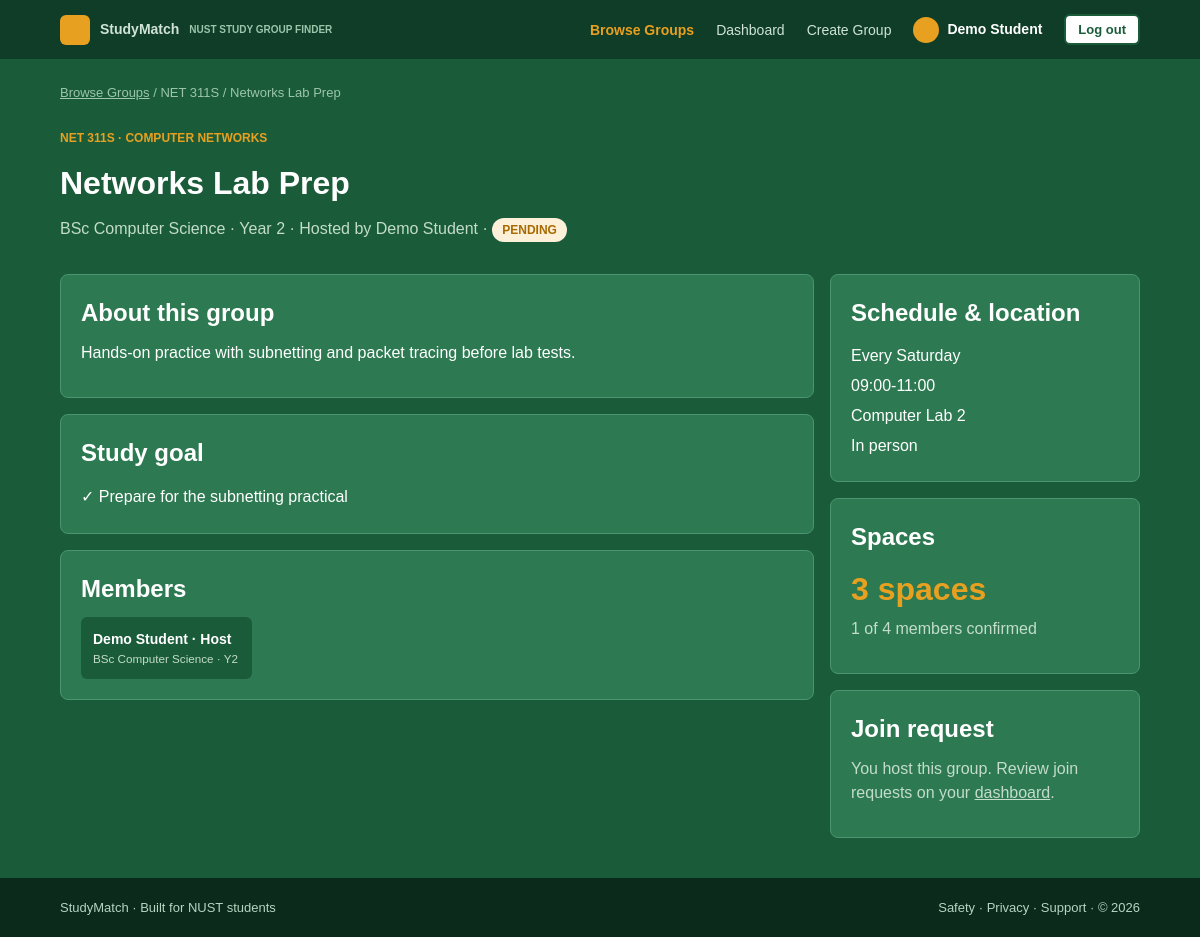
/studymatch-php/group.php?id=3 (signed in), run on the app's committed database.
### tables this page shows
CREATE TABLE users (
  id               INT AUTO_INCREMENT PRIMARY KEY,
  full_name        VARCHAR(100) NOT NULL,
  email            VARCHAR(150) NOT NULL UNIQUE,
  student_number   VARCHAR(9)   NOT NULL UNIQUE,
  password_hash    VARCHAR(255) NOT NULL,
  programme        VARCHAR(100) NOT NULL,
  year_of_study    TINYINT      NOT NULL DEFAULT 1,
  current_modules  VARCHAR(255) NOT NULL DEFAULT '',    
  availability     VARCHAR(255) NOT NULL DEFAULT '',    
  preferred_format VARCHAR(30)  NOT NULL DEFAULT 'In person and online',
  role             ENUM('student','admin') NOT NULL DEFAULT 'student',
  created_at       TIMESTAMP DEFAULT CURRENT_TIMESTAMP
);

### studymatch-php/includes/db.php (called while the page is built, shortened)
<?php
$db_host = 'localhost';
$db_user = 'root';
$db_pass = '';
$db_name = 'studymatch';
function db() {
    global $db_host, $db_user, $db_pass, $db_name;
    static $conn = null;
    if ($conn !== null) {
        return $conn;
    }
    $conn = new mysqli($db_host, $db_user, $db_pass, $db_name);
    $conn->set_charset('utf8mb4');
    return $conn;
}

### studymatch-php/includes/auth.php (called while the page is built, shortened)
<?php
function current_user() {
    return [
        'id'   => (int)$_SESSION['user_id'],
        'name' => $_SESSION['user_name'],
        'role' => $_SESSION['user_role']
    ];
}
function require_login() {
    $user = current_user();
    return $user;
}
function e($text) {
    return htmlspecialchars((string)$text, ENT_QUOTES, 'UTF-8');
}

### studymatch-php/group.php (the view, shortened to what this page needs)
<?php
require __DIR__ . '/includes/auth.php';
require __DIR__ . '/includes/db.php';
require __DIR__ . '/includes/helpers.php';
$user = require_login();
$id = (int)($_GET['id'] ?? 0);
$group = fetch_one('SELECT * FROM v_group_cards WHERE id = ?', 'i', [$id]);
$isHost = ($group['host_id'] == $user['id']);
$members = fetch_all(
    "SELECT u.id, u.full_name, u.programme, u.year_of_study
       FROM group_members gm JOIN users u ON u.id = gm.user_id
      WHERE gm.group_id = ? AND gm.status = 'approved'
      ORDER BY u.full_name",
    'i', [$id]
);
$mine = fetch_one('SELECT status FROM group_members WHERE group_id = ? AND user_id = ?', 'ii', [$id, $user['id']]);
$spaces = spaces_left($group);
require __DIR__ . '/includes/header.php';
?>
<main>
    <div class="container">
        <p class="breadcrumb"><a href="browse.php">Browse Groups</a> / <?= e($group['module_code']) ?> / <?= e($group['title']) ?></p>
        <div style="display:flex; justify-content:space-between; flex-wrap:wrap; gap:14px; margin-bottom:20px">
            <div>
                <p class="small-label"><?= e($group['module_code']) ?> · <?= e($group['module_name']) ?></p>
                <h1><?= e($group['title']) ?></h1>
                <p class="muted"><?= e($group['host_programme']) ?> · Year <?= (int)$group['host_year'] ?> · Hosted by <?= e($group['host_name']) ?>
                    <?= $group['status'] !== 'approved' ? ' · ' . status_badge($group['status']) : '' ?></p>
            </div>
        </div>
        <div class="two-column">
            <div class="stack">
                <section class="card">
                    <h2>About this group</h2>
                    <p><?= nl2br(e($group['description'])) ?></p>
                </section>
                <section class="card">
                    <h2>Study goal</h2>
                    <ul class="goal-list"><li>✓ <?= e($group['study_goal']) ?></li></ul>
                </section>
                <section class="card">
                    <h2>Members</h2>
                    <div class="members">
                        <?php foreach ($members as $m): ?>
                            <div class="member">
                                <strong><?= e($m['full_name']) ?><?= $m['id'] == $group['host_id'] ? ' · Host' : '' ?></strong>
                                <small><?= e($m['programme']) ?> · Y<?= (int)$m['year_of_study'] ?></small>
                            </div>
                        <?php endforeach; ?>
                    </div>
                </section>
            </div>
            <div class="stack">
                <section class="card">
                    <h2>Schedule &amp; location</h2>
                    <ul class="plain-list">
                        <li>Every <?= e($group['day_of_week']) ?></li>
                        <li><?= e(fmt_time($group['start_time'])) ?>-<?= e(fmt_time($group['end_time'])) ?></li>
                        <li><?= e($group['location']) ?></li>
                        <li><?= e($group['study_format']) ?></li>
                    </ul>
                </section>
                <section class="card">
                    <h2>Spaces</h2>
                    <p class="big-number"><?= $spaces ?> <?= $spaces == 1 ? 'space' : 'spaces' ?></p>
                    <p class="muted"><?= (int)$group['member_count'] ?> of <?= (int)$group['max_members'] ?> members confirmed</p>
                </section>
                <section class="card">
                    <h2>Join request</h2>
                    <?php if ($isHost): ?>
                        <p class="muted">You host this group. Review join requests on your <a href="dashboard.php">dashboard</a>.</p>
                    <?php elseif ($mine && $mine['status'] === 'approved'): ?>
                        <p class="muted">You are a member of this group.</p>
                    <?php elseif ($mine): ?>
                        <p class="muted">Your request is waiting for the host to review it.</p>
                        <span class="badge badge-pending">PENDING</span>
                    <?php elseif ($group['status'] !== 'approved'): ?>
                        <p class="muted">This group is not open for requests yet.</p>
                    <?php elseif ($spaces == 0): ?>
                        <p class="muted">This group is full.</p>
                    <?php endif; ?>
                </section>
            </div>
        </div>
    </div>
</main>
<?php require __DIR__ . '/includes/footer.php'; ?>

### studymatch-php/style.css (style rules this page uses)
:root { --dark-green: #0f3d27; --green: #1a5c3a; --light-green: #2d7a52; --pale-green: #d9eadf; --background: #eef3f0; --amber: #e8a020; --white: #ffffff; --red: #c0392b; --border: #c9ddd1; }
* { box-sizing: border-box; }
body { margin: 0; font-family: Arial, Helvetica, sans-serif; background: var(--background); color: var(--dark-green); line-height: 1.5; }
h1, h2, h3 { margin: 0 0 10px 0; }
p { margin: 0 0 12px 0; }
a { color: inherit; }
.container { width: 90%; max-width: 1100px; margin: 0 auto; }
.small-label { font-size: 12px; font-weight: bold; text-transform: uppercase; color: var(--amber); }
.muted { color: #4f7561; }
body.dark { background: var(--green); color: var(--white); }
body.dark .muted { color: #c3dccb; }
.card { background: var(--white); color: var(--dark-green); border: 1px solid var(--border); border-radius: 8px; padding: 20px; }
body.dark .card { background: var(--light-green); color: var(--white); border-color: #4a9470; }
.stack { display: grid; gap: 16px; }
.plain-list { list-style: none; margin: 0; padding: 0; }
.plain-list li { padding: 3px 0; }
.two-column { display: grid; grid-template-columns: 1fr 310px; gap: 16px; align-items: start; padding-bottom: 40px; }
.two-column .stack { gap: 16px; }
.goal-list { list-style: none; margin: 0; padding: 0; }
.goal-list li { padding: 4px 0; }
.members { display: grid; grid-template-columns: repeat(4, 1fr); gap: 10px; }
.member { background: var(--green); border-radius: 6px; padding: 12px; font-size: 14px; }
.member small { display: block; color: #c3dccb; }
.big-number { color: var(--amber); font-size: 32px; font-weight: bold; margin: 4px 0; }
.breadcrumb { font-size: 13px; color: #9cc5ac; padding: 24px 0 14px 0; }

### data on the page
users: full_name "Demo Student", shows "· Host", programme "BSc Computer Science", year_of_study "2"

### other printed values
$user['name'] "Demo Student"
$group['module_code'] "NET 311S"
$group['title'] "Networks Lab Prep"
$group['module_name'] "COMPUTER NETWORKS"
$group['host_programme'] "BSc Computer Science"
$group['host_year'] "2"
$group['host_name'] "Demo Student"
$status "PENDING"
$group['description'] "Hands-on practice with subnetting and packet tracing before lab tests."
$group['study_goal'] "Prepare for the subnetting practical"
$group['day_of_week'] "Saturday"
fmt_time($group['start_time']) "09:00"
fmt_time($group['end_time']) "11:00"
$group['location'] "Computer Lab 2"
$group['study_format'] "In person"
